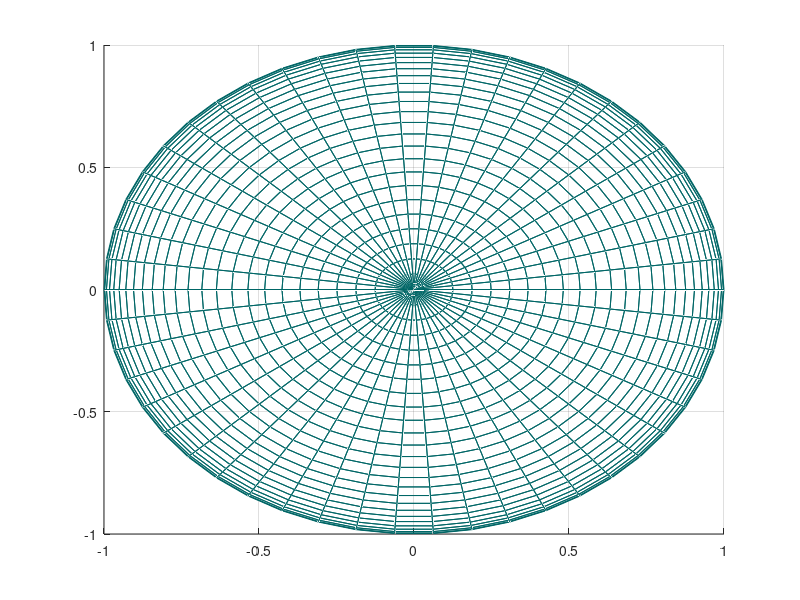

Write the MATLAB code that produced this figure.
clc
clear
r = 1;
[x,y,z] = sphere(50);
x0 = 0; y0 = 0; z0 = 0;
x = x*r + x0;
y = y*r + y0;
z = z*r + z0;
figure
lightGrey =0.8* [0 0.5 0.5]; % It looks better if the lines are lighter
surface(x,y,z,'FaceColor', 'none','EdgeColor',lightGrey)
hold on
grid on